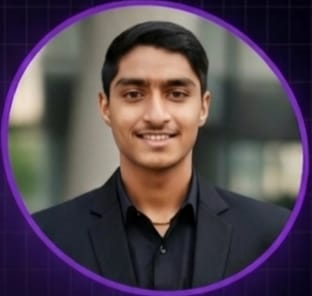
#> input picture Computer_Vision_Unit_II/01_Grayscale/input.jpg, 312 x 296 px
$ python program.py
#> lines starting #> are read from the running program, lines starting #| are printed output that depends on the picture
import cv2

img = cv2.imread("input.jpg")
#> img is the input picture: shape (296, 312, 3); mean B, G, R 78.8, 68.3, 81.2

if img is None:
    print("Image not found!")
    exit()

gray = cv2.cvtColor(img, cv2.COLOR_BGR2GRAY)
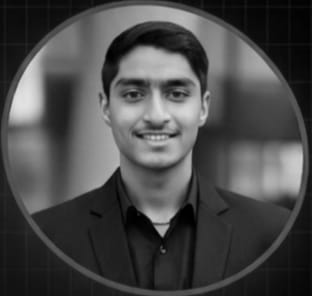
#> gray: shape (296, 312); min 0, max 226, mean 73.4

cv2.imwrite("output.png", gray)

cv2.imshow("Original", img)
cv2.imshow("Grayscale", gray)

cv2.waitKey(0)
cv2.destroyAllWindows()
